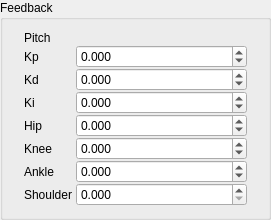
     <widget class="QGroupBox" name="groupBox_balance_control_2">
      <property name="geometry">
       <rect>
        <x>10</x>
        <y>350</y>
        <width>271</width>
        <height>211</height>
       </rect>
      </property>
      <property name="title">
       <string>Feedback</string>
      </property>
      <layout class="QGridLayout" name="gridLayout_28">
       <item row="1" column="0" rowspan="2">
        <layout class="QFormLayout" name="formLayout_24">
         <property name="horizontalSpacing">
          <number>4</number>
         </property>
         <property name="verticalSpacing">
          <number>0</number>
         </property>
         <property name="leftMargin">
          <number>10</number>
         </property>
         <property name="rightMargin">
          <number>10</number>
         </property>
         <item row="0" column="0">
          <widget class="QLabel" name="label_202">
           <property name="text">
            <string>Pitch</string>
           </property>
          </widget>
         </item>
         <item row="1" column="0">
          <widget class="QLabel" name="label_203">
           <property name="text">
            <string>Kp</string>
           </property>
          </widget>
         </item>
         <item row="1" column="1">
          <widget class="QDoubleSpinBox" name="dspin_KP_P_qw">
           <property name="decimals">
            <number>3</number>
           </property>
           <property name="minimum">
            <double>-10.000000000000000</double>
           </property>
           <property name="maximum">
            <double>10.000000000000000</double>
           </property>
           <property name="singleStep">
            <double>0.010000000000000</double>
           </property>
          </widget>
         </item>
         <item row="2" column="0">
          <widget class="QLabel" name="label_204">
           <property name="text">
            <string>Kd</string>
           </property>
          </widget>
         </item>
         <item row="2" column="1">
          <widget class="QDoubleSpinBox" name="dspin_KD_P_qw">
           <property name="decimals">
            <number>3</number>
           </property>
           <property name="minimum">
            <double>-10.000000000000000</double>
           </property>
           <property name="maximum">
            <double>10.000000000000000</double>
           </property>
           <property name="singleStep">
            <double>0.010000000000000</double>
           </property>
          </widget>
         </item>
         <item row="3" column="0">
          <widget class="QLabel" name="label_205">
           <property name="text">
            <string>Ki</string>
           </property>
          </widget>
         </item>
         <item row="3" column="1">
          <widget class="QDoubleSpinBox" name="dspin_KI_P_qw">
           <property name="decimals">
            <number>3</number>
           </property>
           <property name="minimum">
            <double>-10.000000000000000</double>
           </property>
           <property name="maximum">
            <double>10.000000000000000</double>
           </property>
           <property name="singleStep">
            <double>0.010000000000000</double>
           </property>
          </widget>
         </item>
         <item row="4" column="0">
          <widget class="QLabel" name="label_206">
           <property name="text">
            <string>Hip</string>
           </property>
          </widget>
         </item>
         <item row="4" column="1">
          <widget class="QDoubleSpinBox" name="dspin_D_HIP_P_qw">
           <property name="decimals">
            <number>3</number>
           </property>
           <property name="minimum">
            <double>-10.000000000000000</double>
           </property>
           <property name="maximum">
            <double>10.000000000000000</double>
           </property>
           <property name="singleStep">
            <double>0.010000000000000</double>
           </property>
          </widget>
         </item>
         <item row="5" column="0">
          <widget class="QLabel" name="label_207">
           <property name="text">
            <string>Knee</string>
           </property>
          </widget>
         </item>
         <item row="6" column="0">
          <widget class="QLabel" name="label_208">
           <property name="text">
            <string>Ankle</string>
           </property>
          </widget>
         </item>
         <item row="6" column="1">
          <widget class="QDoubleSpinBox" name="dspin_D_ANKLE_P_qw">
           <property name="decimals">
            <number>3</number>
           </property>
           <property name="minimum">
            <double>-10.000000000000000</double>
           </property>
           <property name="maximum">
            <double>10.000000000000000</double>
           </property>
           <property name="singleStep">
            <double>0.010000000000000</double>
           </property>
          </widget>
         </item>
         <item row="7" column="0">
          <widget class="QLabel" name="label_209">
           <property name="text">
            <string>Shoulder</string>
           </property>
          </widget>
         </item>
         <item row="7" column="1">
          <widget class="QDoubleSpinBox" name="dspin_shoulder_gain_qw">
           <property name="decimals">
            <number>3</number>
           </property>
          </widget>
         </item>
         <item row="5" column="1">
          <widget class="QDoubleSpinBox" name="dspin_D_KNEE_qw">
           <property name="decimals">
            <number>3</number>
           </property>
           <property name="minimum">
            <double>-10.000000000000000</double>
           </property>
           <property name="maximum">
            <double>10.000000000000000</double>
           </property>
           <property name="singleStep">
            <double>0.010000000000000</double>
           </property>
          </widget>
         </item>
        </layout>
       </item>
      </layout>
     </widget>
